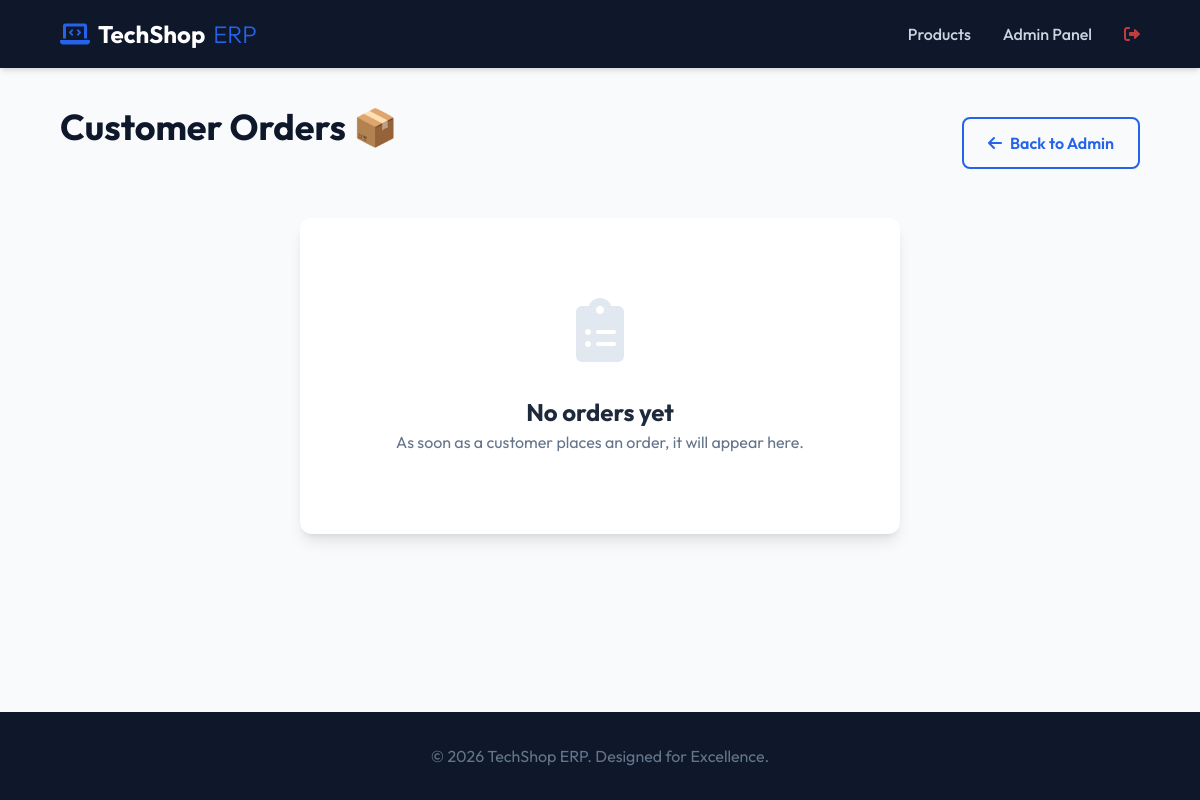
/view-orders (signed in), run on an earlier commit of the app's database.
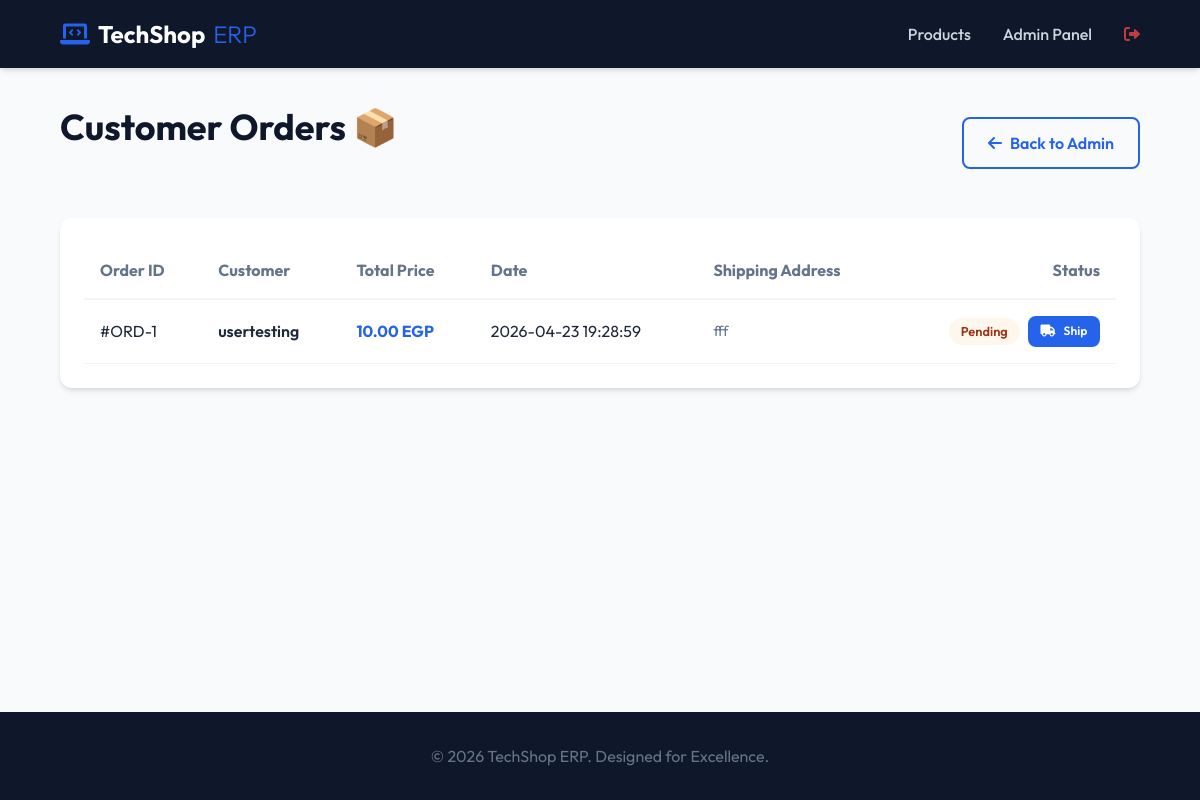
And on a later commit of the database.
### tables this page shows
CREATE TABLE orders (
  id INTEGER PRIMARY KEY AUTOINCREMENT,
  user_id INTEGER NOT NULL,
  total_price REAL NOT NULL,
  created_at TEXT NOT NULL,
  address TEXT NOT NULL,
  status TEXT DEFAULT 'Pending',
  FOREIGN KEY (user_id) REFERENCES users(id)
);

CREATE TABLE users (
  id INTEGER PRIMARY KEY AUTOINCREMENT,
  username TEXT NOT NULL UNIQUE,
  email TEXT NOT NULL UNIQUE,
  password TEXT NOT NULL,
  role_id INTEGER,
  FOREIGN KEY (role_id) REFERENCES roles(id)
);

### inventory.py (the view)
@inventory_bp.route("/view-orders")
def view_orders():
    if session.get("role") != "admin":
        return redirect(url_for("web_login"))
    db = get_db()
    orders = db.execute("""
        SELECT orders.*, users.username
        FROM orders
        JOIN users ON orders.user_id = users.id
        ORDER BY orders.created_at DESC
    """).fetchall()
    return render_template("orders.html", orders=orders)

### app.py (called while the page is built)
@app.context_processor
def inject_globals():
    cart_count = len(session.get("cart", []))
    return dict(cart_count=cart_count)

### inventory.py (called while the page is built)
def get_db():
    if 'db' not in g:
        g.db = sqlite3.connect("database.db", timeout=20)
        g.db.row_factory = sqlite3.Row
        g.db.execute("PRAGMA foreign_keys = ON")
    return g.db

### templates/orders.html (shortened to what this page needs)
{% extends "base.html" %}
{% block content %}
<div style="display: flex; justify-content: space-between; align-items: center; margin-bottom: 2rem;">
    <h1>Customer Orders 📦</h1>
    <a href="/admin" class="btn btn-outline">
        <i class="fas fa-arrow-left"></i> Back to Admin
    </a>
</div>
{% if orders %}
<div class="cart-table-wrapper">
    <table>
        <thead>
            <tr>
                <th>Order ID</th>
                <th>Customer</th>
                <th>Total Price</th>
                <th>Date</th>
                <th>Shipping Address</th>
                <th style="text-align: right;">Status</th>
            </tr>
        </thead>
        <tbody>
            {% for order in orders %}
            <tr>
                <td>#ORD-{{ order.id }}</td>
                <td style="font-weight: 600;">{{ order.username }}</td>
                {% set display_total = "{:,.2f}".format(order.total_price) %}
                <td style="color: var(--primary-color); font-weight: 700;">{{ display_total }} EGP</td>
                <td>{{ order.created_at }}</td>
                <td style="max-width: 250px; font-size: 0.9rem; color: var(--text-muted);">{{ order.address }}</td>
                <td style="text-align: right;">
                    <div style="display: flex; gap: 0.5rem; justify-content: flex-end; align-items: center;">
                        {% set is_pending = order.status == 'Pending' %}
                        {% set status_bg = '#fff7ed' if is_pending else '#e0f2fe' %}
                        {% set status_color = '#9a3412' if is_pending else '#0369a1' %}
                        <span style="background: {{ status_bg }}; color: {{ status_color }}; padding: 4px 12px; border-radius: 20px; font-size: 0.8rem; font-weight: 600;">
                            {{ order.status }}
                        </span>
                        {% if order.status == 'Pending' %}
                        <a href="/mark-shipped/{{ order.id }}" class="btn btn-primary" style="padding: 0.4rem 0.8rem; font-size: 0.75rem;">
                            <i class="fas fa-truck"></i> Ship
                        </a>
                        {% endif %}
                    </div>
                </td>
            </tr>
            {% endfor %}
        </tbody>
    </table>
</div>
{% else %}
<div class="success-card" style="padding: 5rem 2rem;">
    <i class="fas fa-clipboard-list fa-4x" style="color: #e2e8f0; margin-bottom: 2rem;"></i>
    <h2>No orders yet</h2>
    <p style="color: var(--text-muted);">As soon as a customer places an order, it will appear here.</p>
</div>
{% endif %}
{% endblock %}

### templates/base.html (shortened to what this page needs)
<!DOCTYPE html>
<html lang="en">
<head>
    <link rel="stylesheet" href="https://cdnjs.cloudflare.com/ajax/libs/font-awesome/6.0.0/css/all.min.css">
    <link rel="stylesheet" href="{{ url_for('static', filename='css/style.css') }}">
</head>
<body>
    <nav class="navbar">
        <div class="nav-container">
            <a href="/" class="logo">
                <i class="fas fa-laptop-code"></i> TechShop<span>ERP</span>
            </a>
            <div class="nav-links">
                <a href="/products" class="nav-item">Products</a>
                {% if session.get('role') == 'admin' %}
                    <a href="/admin" class="nav-item">Admin Panel</a>
                {% endif %}
                {% if session.get('user') %}
                    <a href="/logout" class="nav-item logout-btn"><i class="fas fa-sign-out-alt"></i></a>
                {% else %}
                    <a href="/login" class="nav-item login-btn">Login</a>
                {% endif %}
            </div>
        </div>
    </nav>
    <main class="content">
        {% block content %}{% endblock %}
    </main>
    <footer class="footer">
        <p>&copy; 2026 TechShop ERP. Designed for Excellence.</p>
    </footer>
</body>
</html>

### static/css/style.css (style rules this page uses)
:root { --primary-color: #2563eb; --primary-hover: #1d4ed8; --bg-color: #f8fafc; --text-color: #1e293b; --text-muted: #64748b; --card-bg: #ffffff; --nav-bg: #0f172a; --accent-red: #ef4444; --accent-green: #10b981; --border-radius: 12px; --shadow: 0 4px 6px -1px rgb(0 0 0 / 0.1), 0 2px 4px -2px rgb(0 0 0 / 0.1); --shadow-lg: 0 10px 15px -3px rgb(0 0 0 / 0.1), 0 4px 6px -4px rgb(0 0 0 / 0.1); --font-main: 'Outfit', sans-serif; }
* { margin: 0; padding: 0; box-sizing: border-box; }
body { font-family: var(--font-main); background-color: var(--bg-color); color: var(--text-color); line-height: 1.5; min-height: 100vh; display: flex; flex-direction: column; }
.navbar { background-color: var(--nav-bg); color: white; padding: 1rem 0; position: sticky; top: 0; z-index: 1000; box-shadow: var(--shadow); }
.nav-container { width: 90%; max-width: 1200px; margin: 0 auto; display: flex; justify-content: space-between; align-items: center; }
.logo { font-size: 1.5rem; font-weight: 700; text-decoration: none; color: white; display: flex; align-items: center; gap: 0.5rem; }
.logo i { color: var(--primary-color); }
.logo span { color: var(--primary-color); font-weight: 300; }
.nav-links { display: flex; align-items: center; gap: 2rem; }
.nav-item { text-decoration: none; color: #cbd5e1; font-weight: 500; transition: color 0.3s; position: relative; }
.logout-btn { color: var(--accent-red); opacity: 0.8; }
.content { flex: 1; width: 90%; max-width: 1200px; margin: 2rem auto; }
h1 { font-size: 2.25rem; font-weight: 700; margin-bottom: 2rem; color: var(--nav-bg); text-align: center; }
.btn { display: inline-flex; align-items: center; justify-content: center; padding: 0.75rem 1.5rem; border-radius: 8px; font-weight: 600; text-decoration: none; cursor: pointer; transition: all 0.2s; border: none; font-family: inherit; gap: 0.5rem; }
.btn-primary { background-color: var(--primary-color); color: white; }
.btn-outline { border: 2px solid var(--primary-color); color: var(--primary-color); background: transparent; }
.cart-table-wrapper { background: white; border-radius: var(--border-radius); padding: 1.5rem; box-shadow: var(--shadow); margin-bottom: 2rem; }
table { width: 100%; border-collapse: collapse; }
th { text-align: left; padding: 1rem; border-bottom: 2px solid #f1f5f9; color: var(--text-muted); }
td { padding: 1rem; border-bottom: 1px solid #f1f5f9; }
.footer { background-color: var(--nav-bg); color: #64748b; text-align: center; padding: 2rem; margin-top: auto; }

What changed in the data, as far as the page shows it:
added orders: id "1", username "usertesting", total_price "10.00", created_at "2026-04-23 19:28:59", address "fff", status "Pending"
Also different on the page:
text no longer shown: "No orders yet As soon as a customer places an order, it will appear here."
text now shown: "Order ID Customer Total Price Date Shipping Address Status"
